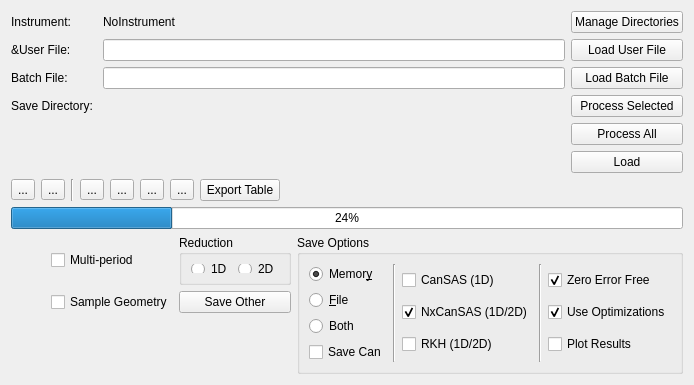
        <widget class="QWidget" name="run_page">
         <layout class="QVBoxLayout" name="verticalLayout_3">
          <item>
           <layout class="QVBoxLayout" name="run_layout">
            <item>
             <layout class="QGridLayout" name="header">
              <property name="verticalSpacing">
               <number>6</number>
              </property>
              <item row="2" column="1">
               <widget class="QLabel" name="batch_label">
                <property name="toolTip">
                 <string>&lt;html&gt;&lt;head/&gt;&lt;body&gt;&lt;p&gt;Specify a batch file to load. For the batch file format see &lt;a href=&quot;https://www.mantidproject.org/SANS_batch_file_format&quot;&gt;&lt;span style=&quot; text-decoration: underline; color:#0000ff;&quot;&gt;here&lt;/span&gt;&lt;/a&gt;.&lt;/p&gt;&lt;/body&gt;&lt;/html&gt;</string>
                </property>
                <property name="text">
                 <string>Batch File:</string>
                </property>
               </widget>
              </item>
              <item row="0" column="4">
               <layout class="QHBoxLayout" name="horizontalLayout_2">
                <item>
                 <widget class="QLabel" name="instrument_type">
                  <property name="text">
                   <string>NoInstrument</string>
                  </property>
                 </widget>
                </item>
                <item>
                 <spacer name="horizontalSpacer">
                  <property name="orientation">
                   <enum>Qt::Horizontal</enum>
                  </property>
                  <property name="sizeHint" stdset="0">
                   <size>
                    <width>40</width>
                    <height>20</height>
                   </size>
                  </property>
                 </spacer>
                </item>
               </layout>
              </item>
              <item row="1" column="4">
               <widget class="QLineEdit" name="user_file_line_edit">
                <property name="toolTip">
                 <string>&lt;html&gt;&lt;head/&gt;&lt;body&gt;&lt;p&gt;Specify the user file (aka mask file) which is used to provide the bulk of the reduction settings. For a list of user file commands see &lt;a href=&quot;https://www.mantidproject.org/SANS_User_File_Commands&quot;&gt;&lt;span style=&quot; text-decoration: underline; color:#0000ff;&quot;&gt;here&lt;/span&gt;&lt;/a&gt;.&lt;/p&gt;&lt;/body&gt;&lt;/html&gt;</string>
                </property>
               </widget>
              </item>
              <item row="0" column="1">
               <widget class="QLabel" name="instrument_label">
                <property name="text">
                 <string>Instrument:</string>
                </property>
               </widget>
              </item>
              <item row="0" column="6">
               <widget class="QPushButton" name="manage_directories_button">
                <property name="toolTip">
                 <string>&lt;html&gt;&lt;head/&gt;&lt;body&gt;&lt;p&gt;Add directories to search for data, set your output directory, and manage data archvie searching.&lt;/p&gt;&lt;/body&gt;&lt;/html&gt;</string>
                </property>
                <property name="text">
                 <string>Manage Directories</string>
                </property>
               </widget>
              </item>
              <item row="3" column="4">
               <widget class="QLabel" name="output_directory_location">
                <property name="text">
                 <string/>
                </property>
               </widget>
              </item>
              <item row="2" column="4">
               <widget class="QLineEdit" name="batch_line_edit">
                <property name="toolTip">
                 <string>&lt;html&gt;&lt;head/&gt;&lt;body&gt;&lt;p&gt;Specify a batch file to load. For the batch file format see &lt;a href=&quot;https://www.mantidproject.org/SANS_batch_file_format&quot;&gt;&lt;span style=&quot; text-decoration: underline; color:#0000ff;&quot;&gt;here&lt;/span&gt;&lt;/a&gt;.&lt;/p&gt;&lt;/body&gt;&lt;/html&gt;</string>
                </property>
               </widget>
              </item>
              <item row="3" column="1">
               <widget class="QLabel" name="output_directory_label">
                <property name="text">
                 <string>Save Directory: </string>
                </property>
               </widget>
              </item>
              <item row="3" column="6">
               <widget class="QPushButton" name="process_selected_button">
                <property name="toolTip">
                 <string>&lt;html&gt;&lt;head/&gt;&lt;body&gt;&lt;p&gt;Process selected rows only.&lt;/p&gt;&lt;/body&gt;&lt;/html&gt;</string>
                </property>
                <property name="text">
                 <string>Process Selected</string>
                </property>
               </widget>
              </item>
              <item row="1" column="6">
               <widget class="QPushButton" name="user_file_button">
                <property name="toolTip">
                 <string>&lt;html&gt;&lt;head/&gt;&lt;body&gt;&lt;p&gt;Specify the user file (aka mask file) which is used to provide the bulk of the reduction settings. For a list of user file commands see &lt;a href=&quot;https://www.mantidproject.org/SANS_User_File_Commands&quot;&gt;&lt;span style=&quot; text-decoration: underline; color:#0000ff;&quot;&gt;here&lt;/span&gt;&lt;/a&gt;.&lt;/p&gt;&lt;/body&gt;&lt;/html&gt;</string>
                </property>
                <property name="text">
                 <string>Load User File</string>
                </property>
               </widget>
              </item>
              <item row="4" column="6">
               <widget class="QPushButton" name="process_all_button">
                <property name="toolTip">
                 <string>&lt;html&gt;&lt;head/&gt;&lt;body&gt;&lt;p&gt;Process all rows, regardless of selection.&lt;/p&gt;&lt;/body&gt;&lt;/html&gt;</string>
                </property>
                <property name="text">
                 <string>Process All</string>
                </property>
               </widget>
              </item>
              <item row="1" column="1">
               <widget class="QLabel" name="user_file_label">
                <property name="toolTip">
                 <string>&lt;html&gt;&lt;head/&gt;&lt;body&gt;&lt;p&gt;Specify the user file (aka mask file) which is used to provide the bulk of the reduction settings. For a list of user file commands see &lt;a href=&quot;https://www.mantidproject.org/SANS_User_File_Commands&quot;&gt;&lt;span style=&quot; text-decoration: underline; color:#0000ff;&quot;&gt;here&lt;/span&gt;&lt;/a&gt;.&lt;/p&gt;&lt;/body&gt;&lt;/html&gt;</string>
                </property>
                <property name="frameShape">
                 <enum>QFrame::NoFrame</enum>
                </property>
                <property name="text">
                 <string>&amp;User File:</string>
                </property>
                <property name="buddy">
                 <cstring>masking_table</cstring>
                </property>
               </widget>
              </item>
              <item row="2" column="6">
               <widget class="QPushButton" name="batch_button">
                <property name="toolTip">
                 <string>&lt;html&gt;&lt;head/&gt;&lt;body&gt;&lt;p&gt;Specify a batch file to load. For the batch file format see &lt;a href=&quot;https://www.mantidproject.org/SANS_batch_file_format&quot;&gt;&lt;span style=&quot; text-decoration: underline; color:#0000ff;&quot;&gt;here&lt;/span&gt;&lt;/a&gt;.&lt;/p&gt;&lt;/body&gt;&lt;/html&gt;</string>
                </property>
                <property name="text">
                 <string>Load Batch File</string>
                </property>
               </widget>
              </item>
              <item row="5" column="6">
               <widget class="QPushButton" name="load_button">
                <property name="toolTip">
                 <string>&lt;html&gt;&lt;head/&gt;&lt;body&gt;&lt;p&gt;Load data without processing.&lt;/p&gt;&lt;/body&gt;&lt;/html&gt;</string>
                </property>
                <property name="text">
                 <string>Load</string>
                </property>
               </widget>
              </item>
             </layout>
            </item>
            <item>
             <layout class="QHBoxLayout" name="horizontalLayout_11">
              <item>
               <widget class="QToolButton" name="insert_row_button">
                <property name="toolTip">
                 <string>&lt;html&gt;&lt;head/&gt;&lt;body&gt;&lt;p&gt;Insert row&lt;/p&gt;&lt;/body&gt;&lt;/html&gt;</string>
                </property>
                <property name="text">
                 <string>...</string>
                </property>
                <property name="iconSize">
                 <size>
                  <width>24</width>
                  <height>24</height>
                 </size>
                </property>
               </widget>
              </item>
              <item>
               <widget class="QToolButton" name="delete_row_button">
                <property name="toolTip">
                 <string>&lt;html&gt;&lt;head/&gt;&lt;body&gt;&lt;p&gt;Delete selected rows&lt;/p&gt;&lt;/body&gt;&lt;/html&gt;</string>
                </property>
                <property name="text">
                 <string>...</string>
                </property>
                <property name="iconSize">
                 <size>
                  <width>24</width>
                  <height>24</height>
                 </size>
                </property>
               </widget>
              </item>
              <item>
               <widget class="Line" name="line_6">
                <property name="orientation">
                 <enum>Qt::Vertical</enum>
                </property>
               </widget>
              </item>
              <item>
               <widget class="QToolButton" name="copy_button">
                <property name="toolTip">
                 <string>&lt;html&gt;&lt;head/&gt;&lt;body&gt;&lt;p&gt;Copy selected rows&lt;/p&gt;&lt;/body&gt;&lt;/html&gt;</string>
                </property>
                <property name="text">
                 <string>...</string>
                </property>
                <property name="iconSize">
                 <size>
                  <width>24</width>
                  <height>24</height>
                 </size>
                </property>
               </widget>
              </item>
              <item>
               <widget class="QToolButton" name="cut_button">
                <property name="toolTip">
                 <string>&lt;html&gt;&lt;head/&gt;&lt;body&gt;&lt;p&gt;Cut selected rows&lt;/p&gt;&lt;/body&gt;&lt;/html&gt;</string>
                </property>
                <property name="text">
                 <string>...</string>
                </property>
                <property name="iconSize">
                 <size>
                  <width>24</width>
                  <height>24</height>
                 </size>
                </property>
               </widget>
              </item>
              <item>
               <widget class="QToolButton" name="paste_button">
                <property name="toolTip">
                 <string>&lt;html&gt;&lt;head/&gt;&lt;body&gt;&lt;p&gt;Paste rows&lt;/p&gt;&lt;/body&gt;&lt;/html&gt;</string>
                </property>
                <property name="text">
                 <string>...</string>
                </property>
                <property name="iconSize">
                 <size>
                  <width>24</width>
                  <height>24</height>
                 </size>
                </property>
               </widget>
              </item>
              <item>
               <widget class="QToolButton" name="erase_button">
                <property name="toolTip">
                 <string>&lt;html&gt;&lt;head/&gt;&lt;body&gt;&lt;p&gt;Erase contents of selected rows&lt;/p&gt;&lt;/body&gt;&lt;/html&gt;</string>
                </property>
                <property name="text">
                 <string>...</string>
                </property>
                <property name="iconSize">
                 <size>
                  <width>24</width>
                  <height>24</height>
                 </size>
                </property>
               </widget>
              </item>
              <item>
               <widget class="QPushButton" name="export_table_button">
                <property name="toolTip">
                 <string>&lt;html&gt;&lt;head/&gt;&lt;body&gt;&lt;p&gt;Export the current table as a csv file. This can then be re-loaded at a later date.&lt;/p&gt;&lt;/body&gt;&lt;/html&gt;</string>
                </property>
                <property name="text">
                 <string>Export Table</string>
                </property>
               </widget>
              </item>
              <item>
               <spacer name="horizontalSpacer_3">
                <property name="orientation">
                 <enum>Qt::Horizontal</enum>
                </property>
                <property name="sizeHint" stdset="0">
                 <size>
                  <width>40</width>
                  <height>20</height>
                 </size>
                </property>
               </spacer>
              </item>
             </layout>
            </item>
            <item>
             <layout class="QVBoxLayout" name="data_processor_widget_layout"/>
            </item>
            <item>
             <widget class="QProgressBar" name="batch_progress_bar">
              <property name="value">
               <number>24</number>
              </property>
             </widget>
            </item>
            <item>
             <layout class="QGridLayout" name="gridLayout_7">
              <item row="0" column="2">
               <widget class="QCheckBox" name="multi_period_check_box">
                <property name="text">
                 <string>Multi-period</string>
                </property>
               </widget>
              </item>
              <item row="0" column="3">
               <widget class="QGroupBox" name="reduction_dimensionality_group_box">
                <property name="maximumSize">
                 <size>
                  <width>16777215</width>
                  <height>50</height>
                 </size>
                </property>
                <property name="title">
                 <string>Reduction</string>
                </property>
                <layout class="QHBoxLayout" name="horizontalLayout_8">
                 <item>
                  <widget class="QRadioButton" name="reduction_dimensionality_1D">
                   <property name="text">
                    <string>&amp;1D</string>
                   </property>
                  </widget>
                 </item>
                 <item>
                  <widget class="QRadioButton" name="reduction_dimensionality_2D">
                   <property name="text">
                    <string>&amp;2D</string>
                   </property>
                  </widget>
                 </item>
                </layout>
               </widget>
              </item>
              <item row="0" column="4" rowspan="3">
               <widget class="QGroupBox" name="save_group_box">
                <property name="styleSheet">
                 <string notr="true"/>
                </property>
                <property name="title">
                 <string>Save Options</string>
                </property>
                <property name="flat">
                 <bool>false</bool>
                </property>
                <layout class="QHBoxLayout" name="horizontalLayout_4">
                 <item>
                  <layout class="QHBoxLayout" name="save_layout">
                   <item>
                    <layout class="QVBoxLayout" name="save_location_layout">
                     <item>
                      <widget class="QRadioButton" name="output_mode_memory_radio_button">
                       <property name="toolTip">
                        <string>&lt;html&gt;&lt;head/&gt;&lt;body&gt;&lt;p&gt;The save locations for the output of batch reductions are: Memory (RAM), File (Hard disk), Both (RAM and Hard disk).&lt;/p&gt;&lt;/body&gt;&lt;/html&gt;</string>
                       </property>
                       <property name="text">
                        <string>Memor&amp;y</string>
                       </property>
                       <property name="checked">
                        <bool>true</bool>
                       </property>
                      </widget>
                     </item>
                     <item>
                      <widget class="QRadioButton" name="output_mode_file_radio_button">
                       <property name="toolTip">
                        <string>&lt;html&gt;&lt;head/&gt;&lt;body&gt;&lt;p&gt;The save locations for the output of batch reductions are: Memory (RAM), File (Hard disk), Both (RAM and Hard disk).&lt;/p&gt;&lt;/body&gt;&lt;/html&gt;</string>
                       </property>
                       <property name="text">
                        <string>&amp;File</string>
                       </property>
                      </widget>
                     </item>
                     <item>
                      <widget class="QRadioButton" name="output_mode_both_radio_button">
                       <property name="enabled">
                        <bool>true</bool>
                       </property>
                       <property name="toolTip">
                        <string>&lt;html&gt;&lt;head/&gt;&lt;body&gt;&lt;p&gt;The save locations for the output of batch reductions are: Memory (RAM), File (Hard disk), Both (RAM and Hard disk).&lt;/p&gt;&lt;/body&gt;&lt;/html&gt;</string>
                       </property>
                       <property name="text">
                        <string>Both</string>
                       </property>
                       <property name="checked">
                        <bool>false</bool>
                       </property>
                      </widget>
                     </item>
                     <item>
                      <widget class="QCheckBox" name="save_can_checkBox">
                       <property name="toolTip">
                        <string>&lt;html&gt;&lt;head/&gt;&lt;body&gt;&lt;p&gt;When checked, save the unsubtracted Can and Sam workspaces separately.&lt;/p&gt;&lt;/body&gt;&lt;/html&gt;</string>
                       </property>
                       <property name="text">
                        <string>Save Can</string>
                       </property>
                      </widget>
                     </item>
                    </layout>
                   </item>
                   <item>
                    <widget class="Line" name="line">
                     <property name="orientation">
                      <enum>Qt::Vertical</enum>
                     </property>
                    </widget>
                   </item>
                   <item>
                    <layout class="QVBoxLayout" name="save_file_format_layout">
                     <item>
                      <widget class="QCheckBox" name="can_sas_checkbox">
                       <property name="toolTip">
                        <string>&lt;html&gt;&lt;head/&gt;&lt;body&gt;&lt;p&gt;The save file formats. Note that different formats are suitable for different reduction dimensionalities.&lt;/p&gt;&lt;/body&gt;&lt;/html&gt;</string>
                       </property>
                       <property name="text">
                        <string>CanSAS (1D)</string>
                       </property>
                      </widget>
                     </item>
                     <item>
                      <widget class="QCheckBox" name="nx_can_sas_checkbox">
                       <property name="toolTip">
                        <string>&lt;html&gt;&lt;head/&gt;&lt;body&gt;&lt;p&gt;The save file formats. Note that different formats are suitable for different reduction dimensionalities.&lt;/p&gt;&lt;/body&gt;&lt;/html&gt;</string>
                       </property>
                       <property name="text">
                        <string>NxCanSAS (1D/2D)</string>
                       </property>
                       <property name="checked">
                        <bool>true</bool>
                       </property>
                      </widget>
                     </item>
                     <item>
                      <widget class="QCheckBox" name="rkh_checkbox">
                       <property name="toolTip">
                        <string>&lt;html&gt;&lt;head/&gt;&lt;body&gt;&lt;p&gt;The save file formats. Note that different formats are suitable for different reduction dimensionalities.&lt;/p&gt;&lt;/body&gt;&lt;/html&gt;</string>
                       </property>
                       <property name="text">
                        <string>RKH (1D/2D)</string>
                       </property>
                      </widget>
                     </item>
                    </layout>
                   </item>
                   <item>
                    <widget class="Line" name="line_2">
                     <property name="orientation">
                      <enum>Qt::Vertical</enum>
                     </property>
                    </widget>
                   </item>
                   <item>
                    <layout class="QGridLayout" name="gridLayout">
                     <item row="1" column="0">
                      <widget class="QCheckBox" name="use_optimizations_checkbox">
                       <property name="toolTip">
                        <string>&lt;html&gt;&lt;head/&gt;&lt;body&gt;&lt;p&gt;When optimizations are turned on then data is being stored in RAM and reused. The optimizations affect the raw data files and can reductions. Most of the time you will want these optimizations enabled. Disable the optimizations if you run a very long batch reduction where there might be the danger  that your RAM will max out.&lt;/p&gt;&lt;/body&gt;&lt;/html&gt;</string>
                       </property>
                       <property name="text">
                        <string>Use Optimizations</string>
                       </property>
                       <property name="checked">
                        <bool>true</bool>
                       </property>
                      </widget>
                     </item>
                     <item row="0" column="0">
                      <widget class="QCheckBox" name="save_zero_error_free">
                       <property name="toolTip">
                        <string>&lt;html&gt;&lt;head/&gt;&lt;body&gt;&lt;p&gt;When enabled it will replace all entries with zero-valued errors with errors of magnitude 1e6. &lt;/p&gt;&lt;/body&gt;&lt;/html&gt;</string>
                       </property>
                       <property name="text">
                        <string>Zero Error Free</string>
                       </property>
                       <property name="checked">
                        <bool>true</bool>
                       </property>
                      </widget>
                     </item>
                     <item row="2" column="0">
                      <widget class="QCheckBox" name="plot_results_checkbox">
                       <property name="toolTip">
                        <string>&lt;html&gt;&lt;head/&gt;&lt;body&gt;&lt;p&gt;When checked, the 0th spectrum of each reduced workspace will be plotted as it is reduced.&lt;/p&gt;&lt;/body&gt;&lt;/html&gt;</string>
                       </property>
                       <property name="text">
                        <string>Plot Results</string>
                       </property>
                      </widget>
                     </item>
                    </layout>
                   </item>
                  </layout>
                 </item>
                </layout>
               </widget>
              </item>
              <item row="0" column="1">
               <spacer name="horizontalSpacer_2">
                <property name="orientation">
                 <enum>Qt::Horizontal</enum>
                </property>
                <property name="sizeHint" stdset="0">
                 <size>
                  <width>40</width>
                  <height>20</height>
                 </size>
                </property>
               </spacer>
              </item>
              <item row="1" column="2">
               <widget class="QCheckBox" name="sample_geometry_checkbox">
                <property name="text">
                 <string>Sample Geometry</string>
                </property>
               </widget>
              </item>
              <item row="1" column="3">
               <widget class="QPushButton" name="save_other_pushButton">
                <property name="text">
                 <string>Save Other</string>
                </property>
               </widget>
              </item>
             </layout>
            </item>
           </layout>
          </item>
         </layout>
        </widget>
